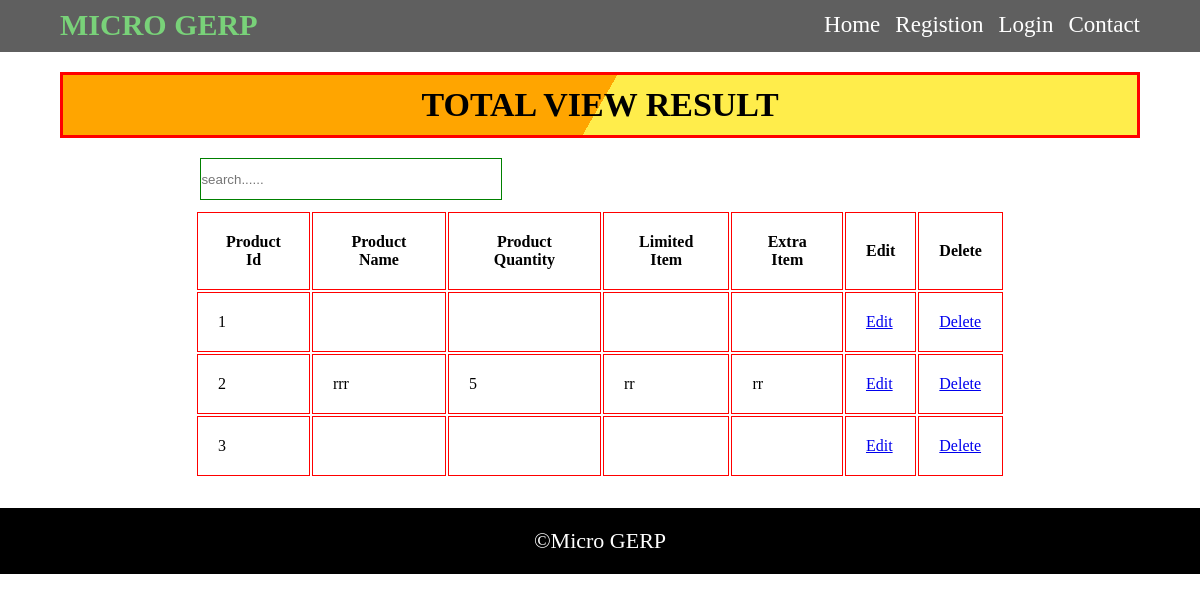
The page /view/asset-tracking-view.php on the database its author committed.
### tables this page shows
CREATE TABLE `asset_tracking` (
  `product_id` int(10) UNSIGNED NOT NULL,
  `product_name` varchar(100) NOT NULL,
  `product_quantity` varchar(100) NOT NULL,
  `limited_item` varchar(100) NOT NULL,
  `extra_item` varchar(100) NOT NULL
);

### view/asset-tracking-view.php (the view, shortened to what this page needs)
<?php
include ("../config/db.php");
?>
<!DOCTYPE html>
<html>
<head>
	<link rel="stylesheet" type="text/css" href="../css/style.css">
</head>
<body>
<div class="container">
	<div class="header">
		<div class="content">
		<div class="logo">
			<a href="../index.php"><h2>Micro GERP</h2></a>
		</div>
		<div class="nav">
			<ul>
				<li><a href="../index.php">Home</a></li>
				<?php
			if($_SESSION){
		?>
				<li><a href="view.php">View</a></li>
				<li><a href="../apps.php">Apps</a></li>
				<li><a href="../controller/logout.php">Logout</a></li>
				<li><a href="#" style="color:red;"><?php 	echo $_SESSION['username']; ?></a></li>
				<?php
}
				else{
				?>
				<li><a href="registion.php">Registion</a></li>
<li><a href="view/login.php">Login</a></li>
				<?php
}
				?>
				<li><a href="../contactus.php">Contact</a></li>
			</ul>
		</div>
	</div>
</div>
<section>
	<div class="main-content">
		<div class="content">
				 <div class="table">
			<h2>Total View result</h2>
			<input type="text" name="search" placeholder="search......" id="search" onkeyup="mySearch()">
			<table id="table">
				<thead>
					<tr>
						<th>Product Id</th>
						<th>Product Name</th>
						<th>Product Quantity</th>
						<th>Limited Item</th>
						<th>Extra Item</th>
						<th>Edit</th>
						<th>Delete</th>
					</tr>
				</thead>
				<tbody>
					<?php
					$sql="select * from asset_tracking";
					$result=mysqli_query($conn,$sql);
					while ($d=$result->fetch_object()){
					?>
					<tr>
						<td><?php echo $d->product_id; ?></td>
						<td><?php echo $d->product_name;?></td>
						<td><?php echo $d->product_quantity;?></td>
						<td><?php echo $d->limited_item;?></td>
						<td><?php echo $d->extra_item;?></td>
						<td><a href="asset-tracking-edit.php?ids=<?php echo $d->product_id; ?>">Edit</a></td>
						<td><a href="../controller/asset-tracking-delete.php?ids=<?php echo $d->product_id; ?>">Delete</a></td>
					</tr>
					<?php
}
					?>
				</tbody>
			</table>
			</div>
		</div>
	</div>
</section>
<footer>
	<div class="footer">
		<p>&copy;Micro GERP</p>
	</div>
</footer>
</div>
</body>
</html>

### css/style.css (style rules this page uses)
* { margin: 0; padding: 0; }
.content { margin: 0px 5%; }
.header { overflow: hidden; background: #5f5f5f; max-height: 100px; line-height: 50px; }
.logo { float: left; width: 20%; }
.logo h2 { font-size: 30px; font-weight: bold; text-transform: uppercase; color: #79d279; }
.logo a { text-decoration: none; }
.nav { float: right; }
.nav ul li { float: left; list-style: none; }
.nav ul li a { padding-left: 15px; text-decoration: none; font-size: 23px; color: #fff; }
.main-content h2 { text-align: center; font-size: 34px; text-transform: uppercase; padding: 10px 0px; margin: 20px 0px; }
.footer { background-color: #000; color: #fff; text-align: center; font-size: 22px; padding: 20px; }
#search { width: 300px; height: 40px; margin-bottom: 10px; border: 1px solid green; margin-left:13%; }
.table h2 { text-align: center; text-transform: uppercase; height: 40px; line-height: 40px; border: 3px solid red; background: linear-gradient(120deg, orange 50%, #ffed4b 50%); }
.table { margin-bottom: 30px; }
.table table { width: 75%; margin: auto; }
.table tr th,.table tr td { border: 1px solid red; padding: 20px; }

### rows shown on the page
asset_tracking: product_id "1"
asset_tracking: product_id "2", product_name "rrr", product_quantity "5", limited_item "rr", extra_item "rr"
asset_tracking: product_id "3"
